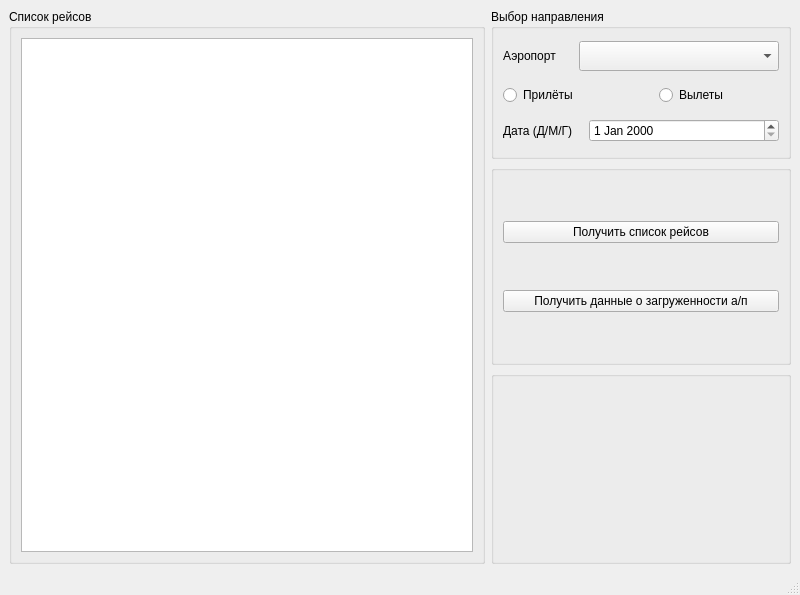
<?xml version="1.0" encoding="UTF-8"?>
<ui version="4.0">
 <class>MainWindow</class>
 <widget class="QMainWindow" name="MainWindow">
  <property name="geometry">
   <rect>
    <x>0</x>
    <y>0</y>
    <width>800</width>
    <height>595</height>
   </rect>
  </property>
  <property name="windowTitle">
   <string>Инспектор Аэропортов</string>
  </property>
  <widget class="QWidget" name="centralwidget">
   <layout class="QGridLayout" name="gridLayout">
    <item row="1" column="1">
     <widget class="QGroupBox" name="gp_buttons">
      <property name="sizePolicy">
       <sizepolicy hsizetype="Minimum" vsizetype="Minimum">
        <horstretch>0</horstretch>
        <verstretch>0</verstretch>
       </sizepolicy>
      </property>
      <property name="minimumSize">
       <size>
        <width>300</width>
        <height>200</height>
       </size>
      </property>
      <property name="maximumSize">
       <size>
        <width>300</width>
        <height>200</height>
       </size>
      </property>
      <property name="title">
       <string/>
      </property>
      <layout class="QVBoxLayout" name="verticalLayout_2">
       <item>
        <widget class="QPushButton" name="pb_getFlights">
         <property name="text">
          <string>Получить список рейсов</string>
         </property>
        </widget>
       </item>
       <item>
        <widget class="QPushButton" name="pb_getFlightsStat">
         <property name="text">
          <string>Получить данные о загруженности а/п</string>
         </property>
        </widget>
       </item>
      </layout>
     </widget>
    </item>
    <item row="0" column="1">
     <widget class="QGroupBox" name="gp_flights">
      <property name="sizePolicy">
       <sizepolicy hsizetype="Expanding" vsizetype="Expanding">
        <horstretch>0</horstretch>
        <verstretch>0</verstretch>
       </sizepolicy>
      </property>
      <property name="minimumSize">
       <size>
        <width>100</width>
        <height>100</height>
       </size>
      </property>
      <property name="maximumSize">
       <size>
        <width>300</width>
        <height>150</height>
       </size>
      </property>
      <property name="title">
       <string>Выбор направления</string>
      </property>
      <layout class="QVBoxLayout" name="verticalLayout_3">
       <item>
        <layout class="QHBoxLayout" name="lo_airport">
         <item>
          <widget class="QLabel" name="lb_airports">
           <property name="text">
            <string>Аэропорт</string>
           </property>
          </widget>
         </item>
         <item>
          <widget class="QComboBox" name="cb_airports">
           <property name="sizePolicy">
            <sizepolicy hsizetype="Expanding" vsizetype="Expanding">
             <horstretch>0</horstretch>
             <verstretch>0</verstretch>
            </sizepolicy>
           </property>
           <property name="minimumSize">
            <size>
             <width>200</width>
             <height>0</height>
            </size>
           </property>
           <property name="maximumSize">
            <size>
             <width>200</width>
             <height>30</height>
            </size>
           </property>
          </widget>
         </item>
        </layout>
       </item>
       <item>
        <layout class="QHBoxLayout" name="lo_directions">
         <item>
          <widget class="QRadioButton" name="rb_arrivals">
           <property name="sizePolicy">
            <sizepolicy hsizetype="Fixed" vsizetype="Fixed">
             <horstretch>0</horstretch>
             <verstretch>0</verstretch>
            </sizepolicy>
           </property>
           <property name="minimumSize">
            <size>
             <width>150</width>
             <height>30</height>
            </size>
           </property>
           <property name="maximumSize">
            <size>
             <width>150</width>
             <height>30</height>
            </size>
           </property>
           <property name="layoutDirection">
            <enum>Qt::LeftToRight</enum>
           </property>
           <property name="text">
            <string>Прилёты</string>
           </property>
          </widget>
         </item>
         <item>
          <widget class="QRadioButton" name="rb_departures">
           <property name="sizePolicy">
            <sizepolicy hsizetype="Fixed" vsizetype="Fixed">
             <horstretch>0</horstretch>
             <verstretch>0</verstretch>
            </sizepolicy>
           </property>
           <property name="minimumSize">
            <size>
             <width>0</width>
             <height>0</height>
            </size>
           </property>
           <property name="maximumSize">
            <size>
             <width>150</width>
             <height>30</height>
            </size>
           </property>
           <property name="text">
            <string>Вылеты</string>
           </property>
          </widget>
         </item>
        </layout>
       </item>
       <item>
        <layout class="QHBoxLayout" name="lo_date">
         <item>
          <widget class="QLabel" name="lb_date">
           <property name="maximumSize">
            <size>
             <width>80</width>
             <height>16777215</height>
            </size>
           </property>
           <property name="text">
            <string>Дата (Д/М/Г)</string>
           </property>
          </widget>
         </item>
         <item>
          <widget class="QDateEdit" name="de_date"/>
         </item>
        </layout>
       </item>
      </layout>
     </widget>
    </item>
    <item row="0" column="0" rowspan="4">
     <widget class="QGroupBox" name="gp_table">
      <property name="title">
       <string>Список рейсов</string>
      </property>
      <layout class="QVBoxLayout" name="verticalLayout">
       <item>
        <widget class="QTableView" name="tv_flights"/>
       </item>
      </layout>
     </widget>
    </item>
    <item row="2" column="1" rowspan="2">
     <widget class="QGroupBox" name="gp_logo">
      <property name="sizePolicy">
       <sizepolicy hsizetype="Maximum" vsizetype="Maximum">
        <horstretch>0</horstretch>
        <verstretch>0</verstretch>
       </sizepolicy>
      </property>
      <property name="maximumSize">
       <size>
        <width>300</width>
        <height>300</height>
       </size>
      </property>
      <property name="title">
       <string/>
      </property>
      <layout class="QHBoxLayout" name="horizontalLayout_2">
       <item>
        <widget class="QLabel" name="lb_logo">
         <property name="sizePolicy">
          <sizepolicy hsizetype="Preferred" vsizetype="Preferred">
           <horstretch>0</horstretch>
           <verstretch>0</verstretch>
          </sizepolicy>
         </property>
         <property name="maximumSize">
          <size>
           <width>200</width>
           <height>200</height>
          </size>
         </property>
         <property name="text">
          <string/>
         </property>
         <property name="pixmap">
          <pixmap>logo.png</pixmap>
         </property>
         <property name="scaledContents">
          <bool>true</bool>
         </property>
         <property name="alignment">
          <set>Qt::AlignCenter</set>
         </property>
        </widget>
       </item>
      </layout>
     </widget>
    </item>
   </layout>
  </widget>
  <widget class="QMenuBar" name="menubar">
   <property name="geometry">
    <rect>
     <x>0</x>
     <y>0</y>
     <width>800</width>
     <height>21</height>
    </rect>
   </property>
  </widget>
  <widget class="QStatusBar" name="statusbar"/>
 </widget>
 <resources/>
 <connections/>
</ui>
